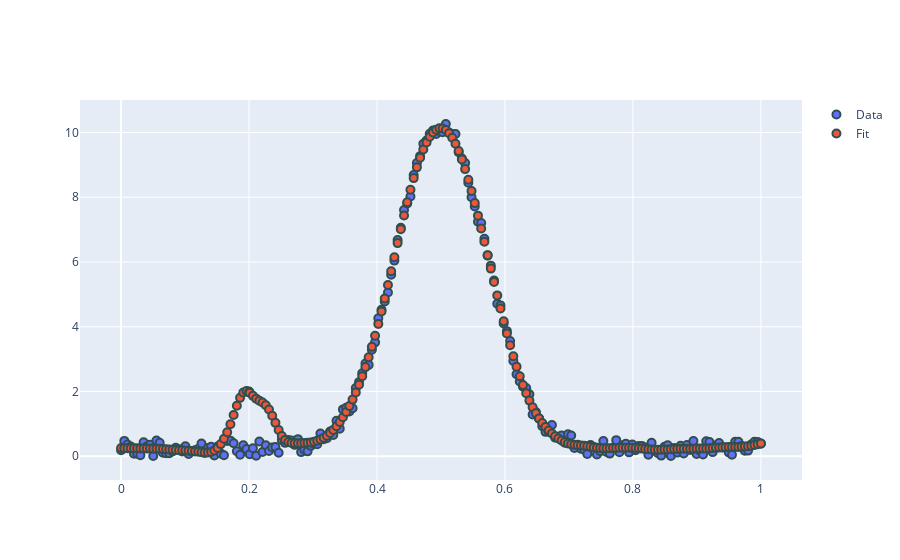

The code cell stored with this chart in its notebook:
### Code cell
critical_point = [ [0.2, 2], ] #[0.6, -3], [0.8, -2] ]

m1 = (("s(1)", "peak", 50, (1, 1000), "quantile"),)

M1 = Model(description=m1)

M1.weighted_fit(X=x, y=y, critical_point=critical_point)

### Figure 1 — Plotly figure (JSON) as saved in the notebook; plotly's stock layout.template omitted (floating-point values rounded to 4 significant figures; data arrays with more than 128 entries replaced by an {"elided": "..."} marker saying what was removed)
{"data": [{"marker": {"line": {"color": "DarkSlateGrey", "width": 2}, "size": 8}, "mode": "markers", "name": "Data", "type": "scatter", "x": {"elided": "201 float values"}, "y": {"elided": "201 float values"}}, {"marker": {"line": {"color": "DarkSlateGrey", "width": 2}, "size": 8}, "mode": "markers", "name": "Fit", "type": "scatter", "x": {"elided": "201 float values"}, "y": {"elided": "201 float values"}}], "layout": {"autosize": true, "xaxis": {"autorange": true, "range": [-0.05938, 1.059], "type": "linear"}, "yaxis": {"autorange": true, "range": [-0.8058, 11.08], "type": "linear"}}}
